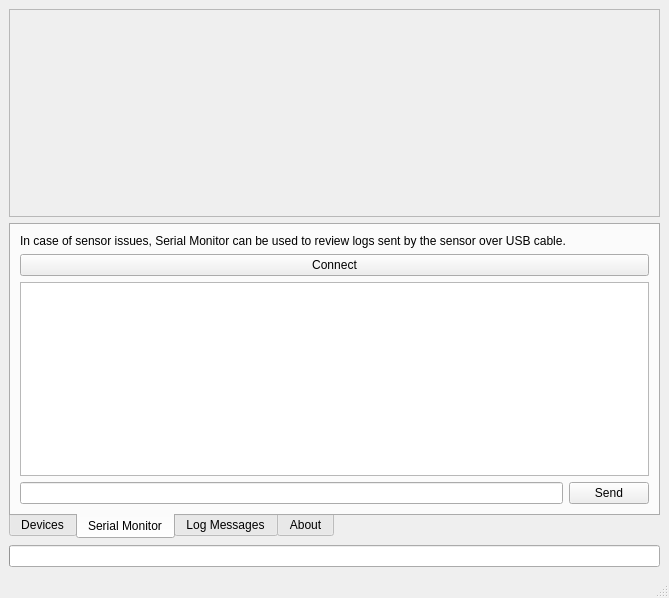
<?xml version="1.0" encoding="UTF-8"?>
<ui version="4.0">
 <class>MainWindow</class>
 <widget class="QMainWindow" name="MainWindow">
  <property name="geometry">
   <rect>
    <x>0</x>
    <y>0</y>
    <width>669</width>
    <height>598</height>
   </rect>
  </property>
  <property name="sizePolicy">
   <sizepolicy hsizetype="Preferred" vsizetype="Minimum">
    <horstretch>0</horstretch>
    <verstretch>0</verstretch>
   </sizepolicy>
  </property>
  <property name="windowTitle">
   <string>Sensor.Community - Airrohr Flasher (v{version})</string>
  </property>
  <property name="windowIcon">
   <iconset>
    <normaloff>../assets/logo.png</normaloff>../assets/logo.png</iconset>
  </property>
  <widget class="QWidget" name="centralwidget">
   <property name="sizePolicy">
    <sizepolicy hsizetype="Expanding" vsizetype="Minimum">
     <horstretch>0</horstretch>
     <verstretch>0</verstretch>
    </sizepolicy>
   </property>
   <layout class="QVBoxLayout" name="verticalLayout">
    <item>
     <widget class="QFrame" name="globalMessage">
      <property name="frameShape">
       <enum>QFrame::StyledPanel</enum>
      </property>
      <property name="frameShadow">
       <enum>QFrame::Raised</enum>
      </property>
      <layout class="QVBoxLayout" name="verticalLayout_2">
       <item>
        <widget class="QLabel" name="globalMessageTitle">
         <property name="font">
          <font>
           <weight>75</weight>
           <bold>true</bold>
          </font>
         </property>
         <property name="text">
          <string/>
         </property>
        </widget>
       </item>
       <item>
        <widget class="QLabel" name="globalMessageText">
         <property name="text">
          <string/>
         </property>
         <property name="openExternalLinks">
          <bool>true</bool>
         </property>
        </widget>
       </item>
      </layout>
     </widget>
    </item>
    <item>
     <widget class="QTabWidget" name="tabWidget">
      <property name="sizePolicy">
       <sizepolicy hsizetype="Preferred" vsizetype="Preferred">
        <horstretch>0</horstretch>
        <verstretch>0</verstretch>
       </sizepolicy>
      </property>
      <property name="layoutDirection">
       <enum>Qt::LeftToRight</enum>
      </property>
      <property name="tabPosition">
       <enum>QTabWidget::South</enum>
      </property>
      <property name="currentIndex">
       <number>1</number>
      </property>
      <widget class="QWidget" name="discoveryTab">
       <attribute name="title">
        <string>Devices</string>
       </attribute>
       <layout class="QGridLayout" name="gridLayout">
        <item row="3" column="0" colspan="2">
         <widget class="QTableWidget" name="discoveryList">
          <property name="selectionMode">
           <enum>QAbstractItemView::SingleSelection</enum>
          </property>
          <property name="selectionBehavior">
           <enum>QAbstractItemView::SelectRows</enum>
          </property>
          <property name="rowCount">
           <number>0</number>
          </property>
          <property name="columnCount">
           <number>3</number>
          </property>
          <attribute name="verticalHeaderVisible">
           <bool>false</bool>
          </attribute>
          <column/>
          <column/>
          <column/>
         </widget>
        </item>
        <item row="1" column="1">
         <widget class="QPushButton" name="discoveryRefreshButton">
          <property name="text">
           <string/>
          </property>
         </widget>
        </item>
        <item row="1" column="0">
         <widget class="QLabel" name="label_4">
          <property name="sizePolicy">
           <sizepolicy hsizetype="Expanding" vsizetype="Preferred">
            <horstretch>0</horstretch>
            <verstretch>0</verstretch>
           </sizepolicy>
          </property>
          <property name="text">
           <string>Detected Devices:</string>
          </property>
         </widget>
        </item>
        <item row="6" column="0" colspan="2">
         <layout class="QHBoxLayout" name="horizontalLayout_2">
          <item>
           <widget class="QComboBox" name="versionBox">
            <property name="sizePolicy">
             <sizepolicy hsizetype="MinimumExpanding" vsizetype="Fixed">
              <horstretch>0</horstretch>
              <verstretch>0</verstretch>
             </sizepolicy>
            </property>
            <property name="editable">
             <bool>true</bool>
            </property>
           </widget>
          </item>
          <item>
           <widget class="QPushButton" name="fileopenButton">
            <property name="text">
             <string/>
            </property>
           </widget>
          </item>
          <item>
           <widget class="QPushButton" name="flashButton">
            <property name="text">
             <string>Upload</string>
            </property>
           </widget>
          </item>
         </layout>
        </item>
        <item row="5" column="0" colspan="2">
         <layout class="QHBoxLayout" name="horizontalLayout">
          <item>
           <widget class="QPushButton" name="discoveryBrowser">
            <property name="sizePolicy">
             <sizepolicy hsizetype="Expanding" vsizetype="Fixed">
              <horstretch>0</horstretch>
              <verstretch>0</verstretch>
             </sizepolicy>
            </property>
            <property name="text">
             <string>Browse</string>
            </property>
           </widget>
          </item>
          <item>
           <widget class="QPushButton" name="fileuploadButton">
            <property name="sizePolicy">
             <sizepolicy hsizetype="Expanding" vsizetype="Fixed">
              <horstretch>0</horstretch>
              <verstretch>0</verstretch>
             </sizepolicy>
            </property>
            <property name="text">
             <string>Dateiupload</string>
            </property>
           </widget>
          </item>
          <item>
           <widget class="QPushButton" name="enableLoggingButton">
            <property name="sizePolicy">
             <sizepolicy hsizetype="Expanding" vsizetype="Fixed">
              <horstretch>0</horstretch>
              <verstretch>0</verstretch>
             </sizepolicy>
            </property>
            <property name="text">
             <string>Enable Logging</string>
            </property>
           </widget>
          </item>
          <item>
           <widget class="QPushButton" name="eraseButton">
            <property name="sizePolicy">
             <sizepolicy hsizetype="Expanding" vsizetype="Fixed">
              <horstretch>0</horstretch>
              <verstretch>0</verstretch>
             </sizepolicy>
            </property>
            <property name="text">
             <string>Erase Flash</string>
            </property>
           </widget>
          </item>
         </layout>
        </item>
       </layout>
      </widget>
      <widget class="QWidget" name="serialTab">
       <attribute name="title">
        <string>Serial Monitor</string>
       </attribute>
       <layout class="QGridLayout" name="gridLayout_4">
        <item row="2" column="0">
         <widget class="QTextEdit" name="serialTextEdit">
          <property name="readOnly">
           <bool>true</bool>
          </property>
         </widget>
        </item>
        <item row="0" column="0">
         <widget class="QLabel" name="label_9">
          <property name="text">
           <string>In case of sensor issues, Serial Monitor can be used to review logs sent by the sensor over USB cable.</string>
          </property>
          <property name="wordWrap">
           <bool>true</bool>
          </property>
         </widget>
        </item>
        <item row="1" column="0">
         <widget class="QPushButton" name="serialConnectButton">
          <property name="text">
           <string>Connect</string>
          </property>
          <property name="checkable">
           <bool>true</bool>
          </property>
         </widget>
        </item>
        <item row="3" column="0">
         <layout class="QHBoxLayout" name="horizontalLayout">
          <item>
           <widget class="QLineEdit" name="serialOutText">
            <property name="sizePolicy">
             <sizepolicy hsizetype="Expanding" vsizetype="Fixed">
              <horstretch>0</horstretch>
              <verstretch>0</verstretch>
             </sizepolicy>
            </property>
           </widget>
          </item>
          <item>
           <widget class="QPushButton" name="serialSendButton">
            <property name="text">
             <string>Send</string>
            </property>
           </widget>
          </item>
         </layout>
        </item>
       </layout>
      </widget>
      <widget class="QWidget" name="logging">
       <attribute name="title">
        <string>Log Messages</string>
       </attribute>
       <layout class="QGridLayout" name="gridLayout">
        <item row="3" column="0" colspan="2">
         <widget class="QTableWidget" name="logTable">
          <property name="sizePolicy">
           <sizepolicy hsizetype="Expanding" vsizetype="Expanding">
            <horstretch>0</horstretch>
            <verstretch>0</verstretch>
           </sizepolicy>
          </property>
          <property name="verticalScrollBarPolicy">
           <enum>Qt::ScrollBarAlwaysOn</enum>
          </property>
          <property name="editTriggers">
           <set>QAbstractItemView::NoEditTriggers</set>
          </property>
          <property name="selectionMode">
           <enum>QAbstractItemView::NoSelection</enum>
          </property>
          <property name="rowCount">
           <number>0</number>
          </property>
          <property name="columnCount">
           <number>3</number>
          </property>
          <attribute name="horizontalHeaderStretchLastSection">
           <bool>true</bool>
          </attribute>
          <attribute name="verticalHeaderVisible">
           <bool>false</bool>
          </attribute>
          <attribute name="verticalHeaderStretchLastSection">
           <bool>false</bool>
          </attribute>
          <column/>
          <column/>
          <column/>
         </widget>
        </item>
       </layout>
      </widget>
      <widget class="QWidget" name="aboutTab">
       <attribute name="title">
        <string>About</string>
       </attribute>
       <layout class="QGridLayout" name="gridLayout_3">
        <property name="spacing">
         <number>12</number>
        </property>
        <item row="1" column="1">
         <widget class="QLabel" name="buildLabel">
          <property name="font">
           <font>
            <weight>50</weight>
            <bold>false</bold>
           </font>
          </property>
          <property name="text">
           <string>&lt;b&gt;Sensor.Community Airrohr Flasher&lt;/b&gt;&lt;br/&gt;Build {build_id}</string>
          </property>
         </widget>
        </item>
        <item row="1" column="0">
         <widget class="QLabel" name="label_6">
          <property name="maximumSize">
           <size>
            <width>64</width>
            <height>64</height>
           </size>
          </property>
          <property name="text">
           <string/>
          </property>
          <property name="pixmap">
           <pixmap>../assets/logo.png</pixmap>
          </property>
          <property name="scaledContents">
           <bool>true</bool>
          </property>
         </widget>
        </item>
        <item row="2" column="0" colspan="2">
         <widget class="QLabel" name="label_8">
          <property name="text">
           <string>&lt;html&gt;&lt;head/&gt;&lt;body&gt;&lt;p&gt;Developed by &lt;a href=&quot;https://inf.re/&quot;&gt;&lt;span style=&quot; text-decoration: underline; color:#0000ff;&quot;&gt;Piotr Dobrowolski&lt;/span&gt;&lt;/a&gt; for luftdaten.info // Airrohr Projekt
           &lt;/p&gt;&lt;p&gt;This software is released under the terms of MIT license. No warranty is provided.&lt;/p&gt;&lt;p&gt;
            Modified for the Little Yoda Decoder, see: &lt;a href=&quot;https://littleyoda.github.io/littleyoda-DCC-Decoder-DOC/&quot;&gt;&lt;span style=&quot; text-decoration: underline; color:#0000ff;&quot;&gt;https://littleyoda.github.io/littleyoda-DCC-Decoder-DOC/&lt;/span&gt;&lt;/a&gt;&lt;/p&gt;&lt;/body&gt;&lt;/html&gt;</string>
          </property>
          <property name="textFormat">
           <enum>Qt::RichText</enum>
          </property>
          <property name="alignment">
           <set>Qt::AlignLeading|Qt::AlignLeft|Qt::AlignTop</set>
          </property>
          <property name="wordWrap">
           <bool>true</bool>
          </property>
          <property name="openExternalLinks">
           <bool>true</bool>
          </property>
         </widget>
        </item>
       </layout>
      </widget>
     </widget>
    </item>
    <item>
     <widget class="QProgressBar" name="progressBar"/>
    </item>
   </layout>
  </widget>
  <widget class="QMenuBar" name="menubar">
   <property name="geometry">
    <rect>
     <x>0</x>
     <y>0</y>
     <width>669</width>
     <height>22</height>
    </rect>
   </property>
  </widget>
  <widget class="QStatusBar" name="statusbar"/>
 </widget>
 <resources/>
 <connections/>
</ui>
